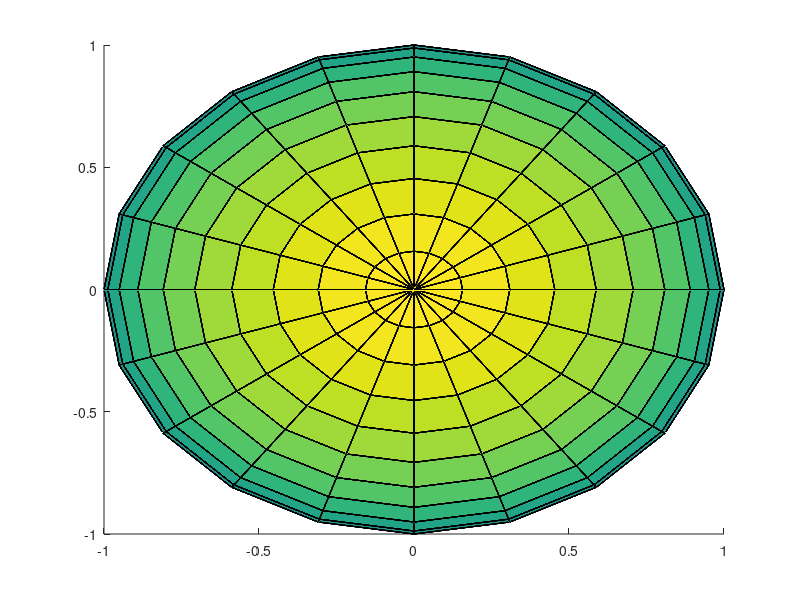

This figure's MATLAB source: (Note: this script raises an error after producing the figure.)
clear;clc;

% base
[X, Y, Z] = sphere(20);
Xc = reshape(X, 1, []);
Yc = reshape(Y, 1, []);
Zc = reshape(Z, 1, []);
orbit_size=320;

% galaxy
rev_gal=1;
rev_gal_radius=5000;
orbit_gal=zeros(orbit_size,3);
linecolor_gal=[linspace(1,1,orbit_size); linspace(1,0,orbit_size); linspace(1,0,orbit_size)]';
gal_sway_scale=50;

% sun
radius_sun=100;
sun=radius_sun*[Xc; Yc; Zc; zeros(size(Xc))];
sun(end,:)=sun(end,:)+1;
rev_sun=rev_gal*5;
rev_sun_radius=rev_gal_radius/2;
rot_sun=rev_sun*20;
orbit_sun=zeros(orbit_size,3);
linecolor_sun=[linspace(1,0,orbit_size); linspace(1,0,orbit_size); linspace(1,0,orbit_size)]';

% earth
radius_earth=radius_sun/3.5;
earth=radius_earth*[Xc; Yc; Zc; zeros(size(Xc))];
earth(end,:)=earth(end,:)+1;
rev_earth=rev_sun*16;
rev_earth_radius=radius_sun+1000;
rot_earth=rev_earth*365;
orbit_earth=zeros(orbit_size,3);
linecolor_earth=[linspace(1,0,orbit_size); linspace(1,1,orbit_size); linspace(1,0,orbit_size)]';

% mercury
radius_mercury=radius_earth/2;
mercury=radius_mercury*[Xc; Yc; Zc; zeros(size(Xc))];
mercury(end,:)=mercury(end,:)+1;
rev_mercury=rev_earth*4.15;
rev_mercury_radius=rev_earth_radius*0.4;
rot_mercury=rev_mercury*3;
orbit_mercury=zeros(orbit_size,3);
linecolor_mercury=[linspace(1,1,orbit_size); linspace(1,1,orbit_size); linspace(1,0,orbit_size)]';

% venus
radius_venus=radius_earth/1.5;
venus=radius_venus*[Xc; Yc; Zc; zeros(size(Xc))];
venus(end,:)=venus(end,:)+1;
rev_venus=rev_earth*1.62;
rev_venus_radius=rev_earth_radius*0.723;
rot_venus=rev_venus*0.92;
orbit_venus=zeros(orbit_size,3);
linecolor_venus=[linspace(1,1,orbit_size); linspace(1,0,orbit_size); linspace(1,0,orbit_size)]';

% mars
radius_mars=radius_earth/1.2;
mars=radius_mars*[Xc; Yc; Zc; zeros(size(Xc))];
mars(end,:)=mars(end,:)+1;
rev_mars=rev_earth*0.54;
rev_mars_radius=rev_earth_radius*1.524;
rot_mars=rev_mars*667;
orbit_mars=zeros(orbit_size,3);
linecolor_mars=[linspace(1,0,orbit_size); linspace(1,1,orbit_size); linspace(1,1,orbit_size)]';

% jupiter
radius_jupiter=radius_earth*2;
jupiter=radius_jupiter*[Xc; Yc; Zc; zeros(size(Xc))];
jupiter(end,:)=jupiter(end,:)+1;
rev_jupiter=rev_earth*0.45;
rev_jupiter_radius=rev_earth_radius*3;
rot_jupiter=rev_jupiter*1000;
orbit_jupiter=zeros(orbit_size,3);
linecolor_jupiter=[linspace(1,1,orbit_size); linspace(1,0,orbit_size); linspace(1,1,orbit_size)]';

% saturn
radius_saturn=radius_earth*1.7;
saturn=radius_saturn*[Xc; Yc; Zc; zeros(size(Xc))];
saturn(end,:)=saturn(end,:)+1;
rev_saturn=rev_earth*0.35;
rev_saturn_radius=rev_earth_radius*3.5;
rot_saturn=rev_saturn*2410;
orbit_saturn=zeros(orbit_size,3);
linecolor_saturn=[linspace(1,0,orbit_size); linspace(1,0,orbit_size); linspace(1,1,orbit_size)]';

% uranus
radius_uranus=radius_earth*1.3;
uranus=radius_uranus*[Xc; Yc; Zc; zeros(size(Xc))];
uranus(end,:)=uranus(end,:)+1;
rev_uranus=rev_earth*0.25;
rev_uranus_radius=rev_earth_radius*4.5;
rot_uranus=rev_uranus*4280;
orbit_uranus=zeros(orbit_size,3);
linecolor_uranus=[linspace(1,0.1,orbit_size); linspace(1,0.8,orbit_size); linspace(1,0.5,orbit_size)]';

axis_x=10000;
axis_y=10000;
axis_z=10000;
prev_G=zeros(0,0);

% figures
figure(1);
clf;
hold on;
sunfig=surf(X,Y,Z);
earthfig=surf(X,Y,Z);
mercuryfig=surf(X,Y,Z);
venusfig=surf(X,Y,Z);
marsfig=surf(X,Y,Z);
jupiterfig=surf(X,Y,Z);
saturnfig=surf(X,Y,Z);
uranusfig=surf(X,Y,Z);

orbitfig_gal=create_orbitfig(orbit_size, linecolor_gal);
orbitfig_sun=create_orbitfig(orbit_size, linecolor_sun);
orbitfig_earth=create_orbitfig(orbit_size, linecolor_earth);
orbitfig_mercury=create_orbitfig(orbit_size, linecolor_mercury);
orbitfig_venus=create_orbitfig(orbit_size, linecolor_venus);
orbitfig_mars=create_orbitfig(orbit_size, linecolor_mars);
orbitfig_jupiter=create_orbitfig(orbit_size, linecolor_jupiter);
orbitfig_saturn=create_orbitfig(orbit_size, linecolor_saturn);
orbitfig_uranus=create_orbitfig(orbit_size, linecolor_uranus);
% orbitfig_neptune=create_orbitfig(orbit_size, linecolor_neptune);


for i=0:0.005:5
    [rev_gal_phi,gv,gu,gw]=cal_revolution(rev_gal,rev_gal_radius,i,20,gal_sway_scale);
    [rev_sun_phi,su,sv,sw]=cal_revolution(rev_sun,rev_sun_radius,i,20,0);
    [rev_earth_phi,ev,eu,ew]=cal_revolution(rev_earth,rev_earth_radius,i,20,0);
    [rev_mercury_phi,mv,mu,mw]=cal_revolution(rev_mercury,rev_mercury_radius,i,20,0);
    [rev_venus_phi,vv,vu,vw]=cal_revolution(rev_venus,rev_venus_radius,i,20,0);
    [rev_mars_phi,mrv,mru,mrw]=cal_revolution(rev_mars,rev_mars_radius,i,20,0);
    [rev_jupiter_phi,jv,ju,jw]=cal_revolution(rev_jupiter,rev_jupiter_radius,i,20,0);
    [rev_saturn_phi,stv,stu,stw]=cal_revolution(rev_saturn,rev_saturn_radius,i,20,0);
    [rev_uranus_phi,uv,uu,uw]=cal_revolution(rev_uranus,rev_uranus_radius,i,20,0);

    galRev=[1 0 0 gu; 0 1 0 gv; 0 0 1 gw; 0 0 0 1];

    rot_sun_phi=rot_sun*2*pi*i/20;
    sunRev=galRev*[1 0 0 su; 0 1 0 sv; 0 0 1 sw; 0 0 0 1];
    sunRot=[cos(rot_sun_phi) 0 sin(rot_sun_phi) 0; 0 1 0 0; -sin(rot_sun_phi) 0 cos(rot_sun_phi) 0; 0 0 0 1];
    
    rot_earth_phi=rot_earth*2*pi*i/20;
    earthRev=sunRev*[1 0 0 eu; 0 1 0 ev; 0 0 1 ew; 0 0 0 1];
    % earthRot=[cos(rot_earth_phi) 0 sin(rot_earth_phi) 0; 0 1 0 0; -sin(rot_earth_phi) 0 cos(rot_earth_phi) 0; 0 0 0 1];
    earthRot=[1 0 0 0; 0 cos(rot_earth_phi) -sin(rot_earth_phi) 0; 0 sin(rot_earth_phi) cos(rot_earth_phi) 0; 0 0 0 1];

    rot_mercury_phi=rot_mercury*2*pi*i/20;
    mercuryRev=sunRev*[1 0 0 mu; 0 1 0 mv; 0 0 1 mw; 0 0 0 1];
    mercuryRot=[1 0 0 0; 0 cos(rot_mercury_phi) -sin(rot_mercury_phi) 0; 0 sin(rot_mercury_phi) cos(rot_mercury_phi) 0; 0 0 0 1];

    rot_venus_phi=rot_venus*2*pi*i/20;
    venusRev=sunRev*[1 0 0 vu; 0 1 0 vv; 0 0 1 vw; 0 0 0 1];
    venusRot=[1 0 0 0; 0 cos(rot_venus_phi) -sin(rot_venus_phi) 0; 0 sin(rot_venus_phi) cos(rot_venus_phi) 0; 0 0 0 1];

    rot_mars_phi=rot_mars*2*pi*i/20;
    marsRev=sunRev*[1 0 0 mru; 0 1 0 mrv; 0 0 1 mrw; 0 0 0 1];
    marsRot=[1 0 0 0; 0 cos(rot_mars_phi) -sin(rot_mars_phi) 0; 0 sin(rot_mars_phi) cos(rot_mars_phi) 0; 0 0 0 1];

    rot_jupiter_phi=rot_jupiter*2*pi*i/20;
    jupiterRev=sunRev*[1 0 0 ju; 0 1 0 jv; 0 0 1 jw; 0 0 0 1];
    jupiterRot=[1 0 0 0; 0 cos(rot_jupiter_phi) -sin(rot_jupiter_phi) 0; 0 sin(rot_jupiter_phi) cos(rot_jupiter_phi) 0; 0 0 0 1];

    rot_saturn_phi=rot_saturn*2*pi*i/20;
    saturnRev=sunRev*[1 0 0 stu; 0 1 0 stv; 0 0 1 stw; 0 0 0 1];
    saturnRot=[1 0 0 0; 0 cos(rot_saturn_phi) -sin(rot_saturn_phi) 0; 0 sin(rot_saturn_phi) cos(rot_saturn_phi) 0; 0 0 0 1];

    rot_uranus_phi=rot_uranus*2*pi*i/20;
    uranusRev=sunRev*[1 0 0 uu; 0 1 0 uv; 0 0 1 uw; 0 0 0 1];
    uranusRot=[1 0 0 0; 0 cos(rot_uranus_phi) -sin(rot_uranus_phi) 0; 0 sin(rot_uranus_phi) cos(rot_uranus_phi) 0; 0 0 0 1];

    nsun=sunRev*sunRot*sun;
    nsx=reshape(nsun(1,:),size(X));
    nsy=reshape(nsun(2,:),size(X));
    nsz=reshape(nsun(3,:),size(X));

    nearth=earthRev*earthRot*earth;
    nex=reshape(nearth(1,:),size(X));
    ney=reshape(nearth(2,:),size(X));
    nez=reshape(nearth(3,:),size(X));

    nmercury=mercuryRev*mercuryRot*mercury;
    nmx=reshape(nmercury(1,:),size(X));
    nmy=reshape(nmercury(2,:),size(X));
    nmz=reshape(nmercury(3,:),size(X));

    nvenus=venusRev*venusRot*venus;
    nvx=reshape(nvenus(1,:),size(X));
    nvy=reshape(nvenus(2,:),size(X));
    nvz=reshape(nvenus(3,:),size(X));

    nmars=marsRev*marsRot*mars;
    nmrx=reshape(nmars(1,:),size(X));
    nmry=reshape(nmars(2,:),size(X));
    nmrz=reshape(nmars(3,:),size(X));

    njupiter=jupiterRev*jupiterRot*jupiter;
    njx=reshape(njupiter(1,:),size(X));
    njy=reshape(njupiter(2,:),size(X));
    njz=reshape(njupiter(3,:),size(X));

    nsaturn=saturnRev*saturnRot*saturn;
    nstx=reshape(nsaturn(1,:),size(X));
    nsty=reshape(nsaturn(2,:),size(X));
    nstz=reshape(nsaturn(3,:),size(X));

    nuranus=uranusRev*uranusRot*uranus;
    nux=reshape(nuranus(1,:),size(X));
    nuy=reshape(nuranus(2,:),size(X));
    nuz=reshape(nuranus(3,:),size(X));

    orbit_gal=update_orbit(orbit_gal,galRev(1:3,end)');
    orbit_sun=update_orbit(orbit_sun,sunRev(1:3,end)');
    orbit_earth=update_orbit(orbit_earth,earthRev(1:3,end)');
    orbit_mercury=update_orbit(orbit_mercury,mercuryRev(1:3,end)');
    orbit_venus=update_orbit(orbit_venus,venusRev(1:3,end)');
    orbit_mars=update_orbit(orbit_mars,marsRev(1:3,end)');
    orbit_jupiter=update_orbit(orbit_jupiter,jupiterRev(1:3,end)');
    orbit_saturn=update_orbit(orbit_saturn,saturnRev(1:3,end)');
    orbit_uranus=update_orbit(orbit_uranus,uranusRev(1:3,end)');

    set(sunfig,'XData',nsx,'YData',nsy,'ZData',nsz);
    set(earthfig,'XData',nex,'YData',ney,'ZData',nez);
    set(mercuryfig,'XData',nmx,'YData',nmy,'ZData',nmz);
    set(venusfig,'XData',nvx,'YData',nvy,'ZData',nvz);
    set(marsfig,'XData',nmrx,'YData',nmry,'ZData',nmrz);
    set(jupiterfig,'XData',njx,'YData',njy,'ZData',njz);
    set(saturnfig,'XData',nstx,'YData',nsty,'ZData',nstz);
    set(uranusfig,'XData',nux,'YData',nuy,'ZData',nuz);

    % draw_orbit(orbitfig_gal, orbit_gal, linecolor_gal)
    draw_orbit(orbitfig_sun, orbit_sun, linecolor_sun)
    draw_orbit(orbitfig_earth, orbit_earth, linecolor_earth)
    draw_orbit(orbitfig_mercury, orbit_mercury, linecolor_mercury)
    draw_orbit(orbitfig_venus, orbit_venus, linecolor_venus)
    draw_orbit(orbitfig_mars, orbit_mars, linecolor_mars)
    draw_orbit(orbitfig_jupiter, orbit_jupiter, linecolor_jupiter)
    draw_orbit(orbitfig_saturn, orbit_saturn, linecolor_saturn)
    draw_orbit(orbitfig_uranus, orbit_uranus, linecolor_uranus)

    view(20, 30);
    grid on;
    xlabel('x');
    ylabel('y');
    zlabel('z');
    axis equal;
    % axis([-axis_x axis_x -axis_y axis_y -axis_z axis_z]);
    pause(0.0001);
end

function [phi,u,v,w]=cal_revolution(rev_no,rev_radius,sway_base,sway_base_max,sway_scale)
    phi=rev_no*2*pi*sway_base/sway_base_max;
    u=rev_radius*cos(phi);
    v=sway_scale*sway_base;
    w=rev_radius*sin(phi);
end

function orbit=update_orbit(orbit,revpoint)
    orbit=circshift(orbit,-1);
    orbit(end,:)=revpoint;
end

function orbitfig=create_orbitfig(orbit_size, linc)
    orbitfig=patch('Vertices', zeros(orbit_size, 3), ...
                   'Faces', [(1:orbit_size-1)',(2:orbit_size)'], ...
                   'FaceVertexCData', linc, ...
                   'EdgeColor', 'interp', ... 
                   'FaceColor', 'none', ...
                   'LineWidth', 1);
end

function draw_orbit(orbitfig, orbit, linc)
    mask=orbit==0;
    active_orbit=orbit(~all(mask,2),:);
    sz=size(active_orbit);

    if sz(1) > 1
        active_colors=linc(~all(mask,2),:);
        set(orbitfig, 'Vertices', active_orbit, ...
                      'Faces', [(1:sz(1)-1)',(2:sz(1))'], ...
                      'FaceVertexCData', active_colors);
    end
end

% 1 cycle마다 버벅거림이 심하다.
